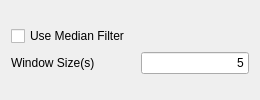
              <widget class="QWidget" name="tab_4">
               <attribute name="title">
                <string>Median</string>
               </attribute>
               <layout class="QVBoxLayout" name="verticalLayout_14">
                <item>
                 <layout class="QVBoxLayout" name="verticalLayout_9">
                  <item>
                   <widget class="QCheckBox" name="checkBox_median">
                    <property name="toolTip">
                     <string>scipy.ndimage.filters.median_filter¶

scipy.ndimage.filters.median_filter(input, size=None, footprint=None, output=None, mode='reflect', cval=0.0, origin=0)[source]

    Calculates a multidimensional median filter.</string>
                    </property>
                    <property name="text">
                     <string>Use Median Filter</string>
                    </property>
                   </widget>
                  </item>
                  <item>
                   <layout class="QHBoxLayout" name="horizontalLayout_41">
                    <item>
                     <widget class="QLabel" name="label_33">
                      <property name="toolTip">
                       <string>     

size : scalar or tuple, optional

    See footprint, below

footprint : array, optional

    Either size or footprint must be defined. size gives the shape that is taken from the input array, at every element position,
 to define the input to the filter function. footprint is a boolean array that specifies (implicitly) a shape,
 but also which of the elements within this shape will get passed to the filter function. Thus size=(n,m) is equivalent to footprint=np.ones((n,m)).
 We adjust size to the number of dimensions of the input array, so that, if the input array is shape (10,10,10),
 and size is 2, then the actual size used is (2,2,2).
</string>
                      </property>
                      <property name="text">
                       <string>Window Size(s)</string>
                      </property>
                      <property name="buddy">
                       <cstring>lineEdit_median_size</cstring>
                      </property>
                     </widget>
                    </item>
                    <item>
                     <spacer name="horizontalSpacer_10">
                      <property name="orientation">
                       <enum>Qt::Horizontal</enum>
                      </property>
                      <property name="sizeHint" stdset="0">
                       <size>
                        <width>40</width>
                        <height>20</height>
                       </size>
                      </property>
                     </spacer>
                    </item>
                    <item>
                     <widget class="QLineEdit" name="lineEdit_median_size">
                      <property name="toolTip">
                       <string>     

size : scalar or tuple, optional

    See footprint, below

footprint : array, optional

    Either size or footprint must be defined. size gives the shape that is taken from the input array, at every element position,
 to define the input to the filter function. footprint is a boolean array that specifies (implicitly) a shape,
 but also which of the elements within this shape will get passed to the filter function. Thus size=(n,m) is equivalent to footprint=np.ones((n,m)).
 We adjust size to the number of dimensions of the input array, so that, if the input array is shape (10,10,10),
 and size is 2, then the actual size used is (2,2,2).
</string>
                      </property>
                      <property name="layoutDirection">
                       <enum>Qt::RightToLeft</enum>
                      </property>
                      <property name="text">
                       <string>5</string>
                      </property>
                      <property name="alignment">
                       <set>Qt::AlignRight|Qt::AlignTrailing|Qt::AlignVCenter</set>
                      </property>
                     </widget>
                    </item>
                   </layout>
                  </item>
                 </layout>
                </item>
               </layout>
              </widget>
